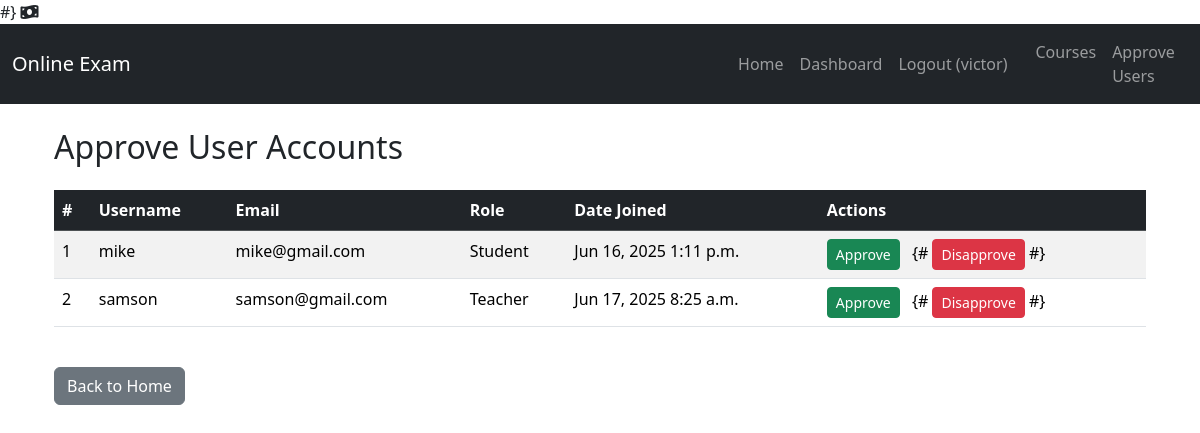
/approval/users/ (signed in), run on an earlier commit of the app's database.
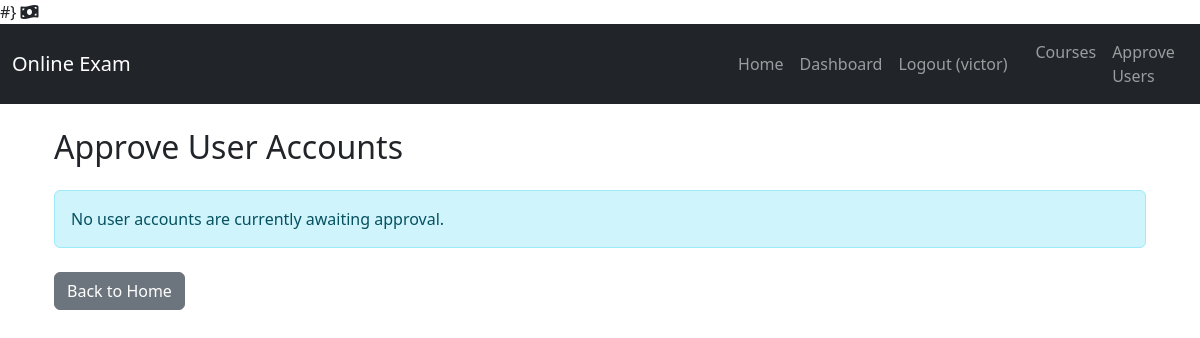
And on a later commit of the database.
### exam_app/models.py (models this page shows)
class User(AbstractUser):
    is_student = models.BooleanField(default=False)
    is_teacher = models.BooleanField(default=False)
    approved = models.BooleanField(default=False)
    groups = models.ManyToManyField(
        'auth.Group',
        related_name='exam_app_users_groups', # Unique related_name for groups
        blank=True,
        help_text='The groups this user belongs to. A user will get all permissions granted to each of their groups.',
        related_query_name='user',
    )
    user_permissions = models.ManyToManyField(
        'auth.Permission',
        related_name='exam_app_users_permissions', # Unique related_name for user_permissions
        blank=True,
        help_text='Specific permissions for this user.',
        related_query_name='user',
    )

### exam_app/views.py (the view)
# urls.py: path('approval/users/', views.admin_user_approval_list, name='admin_user_approval_list'),
@login_required
@user_passes_test(is_admin) # Only staff/superusers can access this
def admin_user_approval_list(request):
    unapproved_users = User.objects.filter(approved=False).exclude(is_superuser=True).exclude(is_staff=True).order_by('date_joined')
    context = {
        'unapproved_users': unapproved_users,
        'page_title': 'Approve User Accounts'
    }
    return render(request, 'admin_features/user_approval_list.html', context)

### exam_app/views.py (called while the page is built)
def is_admin(user):
    return user.is_authenticated and (user.is_superuser or user.is_staff)

### exam_app/templates/admin_features/user_approval_list.html (shortened to what this page needs)
{% extends 'base.html' %}
{% block content %}
<div class="container mt-4">
    <h2 class="mb-4">{{ page_title }}</h2>
    {% if unapproved_users %}
        <div class="table-responsive">
            <table class="table table-hover table-striped">
                <thead class="table-dark">
                    <tr>
                        <th>#</th>
                        <th>Username</th>
                        <th>Email</th>
                        <th>Role</th>
                        <th>Date Joined</th>
                        <th>Actions</th>
                    </tr>
                </thead>
                <tbody>
                    {% for user_obj in unapproved_users %}
                    <tr>
                        <td>{{ forloop.counter }}</td>
                        <td>{{ user_obj.username }}</td>
                        <td>{{ user_obj.email }}</td>
                        <td>
                            {% if user_obj.is_student %}Student{% endif %}
                            {% if user_obj.is_teacher %}Teacher{% endif %}
                        </td>
                        <td>{{ user_obj.date_joined|date:"M d, Y P" }}</td>
                        <td>
                            <form action="{% url 'exam_app:admin_approve_user' user_obj.pk %}" method="post" class="d-inline">
                                <button type="submit" name="action" value="approve" class="btn btn-success btn-sm me-2">Approve</button>
                            </form>
                            {#
                            <form action="{% url 'exam_app:admin_approve_user' user_obj.pk %}" method="post" class="d-inline">
                                <button type="submit" name="action" value="disapprove" class="btn btn-danger btn-sm">Disapprove</button>
                            </form>
                            #}
                        </td>
                    </tr>
                    {% endfor %}
                </tbody>
            </table>
        </div>
    {% else %}
        <div class="alert alert-info" role="alert">
            No user accounts are currently awaiting approval.
        </div>
    {% endif %}
    <div class="mt-4">
        <a href="{% url 'exam_app:home' %}" class="btn btn-secondary">Back to Home</a>
    </div>
</div>
{% endblock %}

What changed in the data, as far as the page shows it:
no longer on this page (row edited): User: username "mike", email "mike@gmail.com", is_student "Student", date_joined "Jun 16, 2025 1:11 p.m."
no longer on this page (row edited): User: username "samson", email "samson@gmail.com", is_teacher "Teacher", date_joined "Jun 17, 2025 8:25 a.m."
Also different on the page:
text no longer shown: "# Username Email Role Date Joined Actions"
text now shown: "No user accounts are currently awaiting approval."
